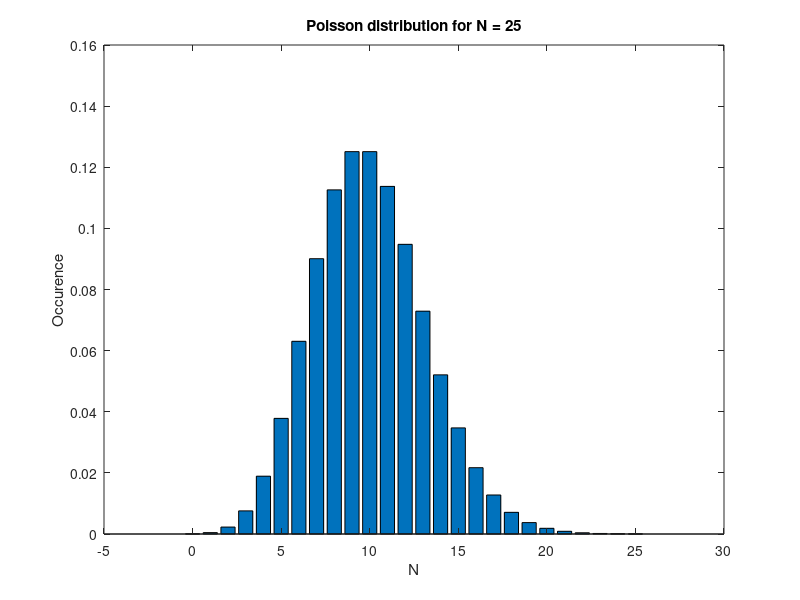

MATLAB code for this plot:
N = 0 :10;
occurence = [38 105 199 217 157 141 81 42 21 6 3];
Nbar = sum(occurence.*N)/sum(occurence);
P = Nbar.^N./factorial(N).*exp(-Nbar);
occurencePoisson = P .* sum(occurence); 
y = [occurence' occurencePoisson'];
bar(N, y);
xlabel('N');
ylabel('Occurence');
legend('Experimental results', 'Poisson');

x = 0:25;
y = poisspdf(x, 10);
bar(x, y);
xlabel('N');
ylabel('Occurence');
title('Poisson distribution for N = 25');